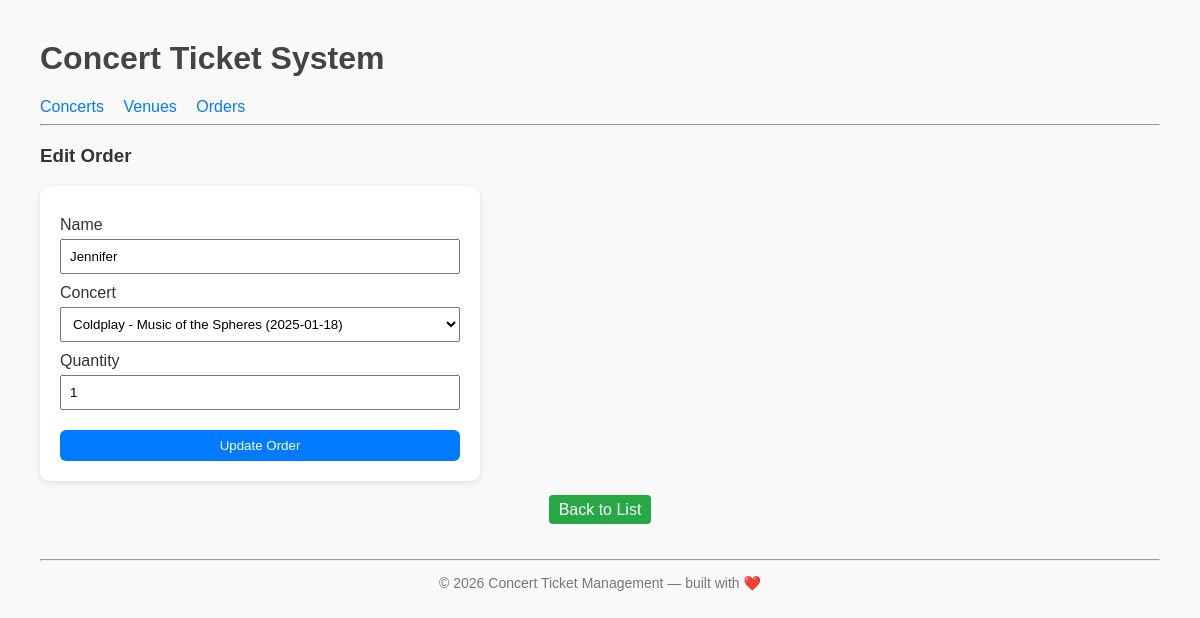
The app's page /index.php?page=orders_edit&id=6 with its own data.
### tables this page shows
CREATE TABLE `orders` (
  `id` int(11) NOT NULL,
  `name` varchar(255) DEFAULT NULL,
  `concert_id` int(11) DEFAULT NULL,
  `quantity` int(11) NOT NULL,
  `total_price` decimal(10,2) NOT NULL,
  `order_date` timestamp NOT NULL DEFAULT current_timestamp()
);

CREATE TABLE `concerts` (
  `id` int(11) NOT NULL,
  `artist` varchar(255) NOT NULL,
  `venue_id` int(11) DEFAULT NULL,
  `date` date NOT NULL,
  `price` decimal(10,2) NOT NULL,
  `stock` int(11) NOT NULL
);

### config/db.php (called while the page is built, shortened)
<?php
class Database {
    private $host = "localhost";
    private $username = "root";
    private $password = "";
    private $dbname = "concert_db";
    public function __construct() {
        try {
            $this->conn = new PDO("mysql:host=$this->host;dbname=$this->dbname", $this->username, $this->password);
        } catch (PDOException $e) {
            echo "Connection failed: " . $e->getMessage();
        }
    }
}
?>

### class/Order.php (called while the page is built, shortened)
<?php
require_once 'config/db.php';
class Order {
    private $db;
    public function __construct() {
        $this->db = (new Database())->conn;
    }
    public function getOrderById($id) {
        $stmt = $this->db->prepare("SELECT * FROM orders WHERE id = ?");
        $stmt->execute([$id]);
        return $stmt->fetch(PDO::FETCH_ASSOC);
    }
}
?>

### class/Concert.php (called while the page is built, shortened)
<?php
require_once 'config/db.php';
class Concert {
    private $db;
    public function __construct() {
        $this->db = (new Database())->conn;
    }
    public function getAllConcerts() {
        $stmt = $this->db->query("SELECT concerts.*, venues.name AS venue_name FROM concerts JOIN venues ON concerts.venue_id = venues.id ORDER BY concerts.date ASC");
        return $stmt->fetchAll(PDO::FETCH_ASSOC);
    }
}
?>

### view/orders_edit.php (the view, shortened to what this page needs)
<?php
if (isset($_GET['id'])) {
    $orderId = $_GET['id'];
    $orderData = $order->getOrderById($orderId);
}
?>
<h3>Edit Order</h3>
<form method="POST">
    <label>Name</label>
    <input type="text" name="name" value="<?= $orderData['name'] ?>" required>
    <label>Concert</label>
    <select name="concert_id" required>
        <?php foreach ($concert->getAllConcerts() as $c): ?>
            <option value="<?= $c['id'] ?>" <?= $c['id'] == $orderData['concert_id'] ? 'selected' : '' ?>>
                <?= $c['artist'] ?> (<?= $c['date'] ?>)
            </option>
        <?php endforeach; ?>
    </select>
    <label>Quantity</label>
    <input type="number" name="quantity" value="<?= $orderData['quantity'] ?>" required>
    <button type="submit" name="edit_order">Update Order</button>
</form>
<div class="center-button">
    <a href="?page=orders" class="btn-add">Back to List</a>
</div>

### style.css (style rules this page uses)
body { font-family: Arial, sans-serif; margin: 40px; background: #f9f9f9; color: #333; }
form { display: flex; flex-direction: column; width: 400px; background: white; padding: 20px; border-radius: 10px; box-shadow: 0 2px 6px rgba(0,0,0,0.1); }
form label { margin-top: 10px; }
form input, form select, form button { margin-top: 5px; padding: 8px; }
form button { margin-top: 20px; background: #007bff; color: white; border: none; border-radius: 6px; cursor: pointer; }
.center-button { margin-top: 20px; text-align: center; }
.btn-add, .btn-edit, .btn-delete { text-decoration: none; padding: 6px 10px; border-radius: 4px; color: white; }
.btn-add { background: #28a745; }

### records on screen
orders: name "Jennifer", concert_id "Coldplay - Music of the Spheres (2025-01-18)", quantity "1"
